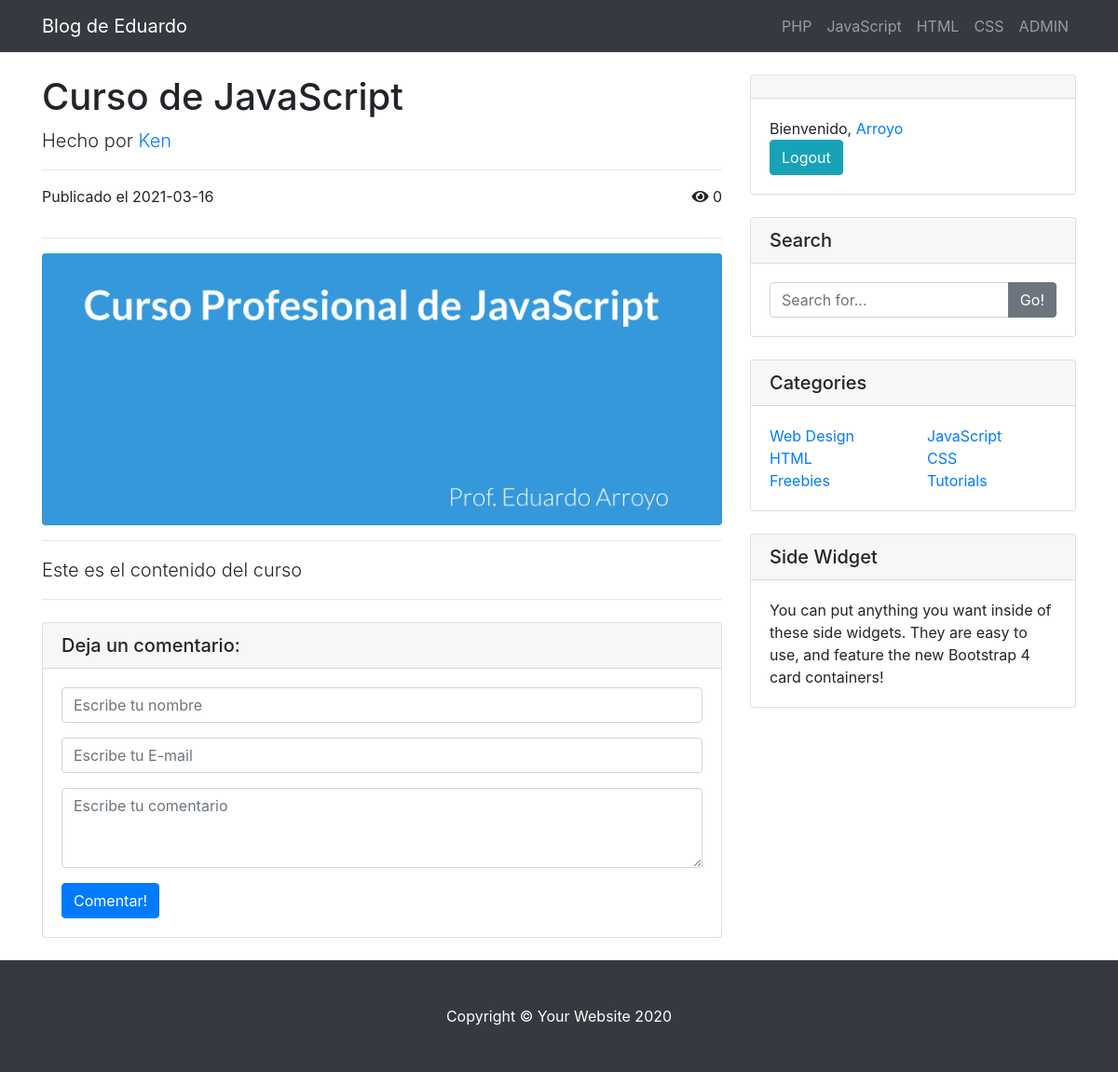
The app's page /post.php?post_id=2 (signed in) with its own data.
### tables this page shows
CREATE TABLE `categorias` (
  `cat_id` int(10) UNSIGNED NOT NULL,
  `cat_nombre` varchar(20) NOT NULL
);

CREATE TABLE `posts` (
  `post_id` int(10) UNSIGNED NOT NULL,
  `post_cat_id` int(10) NOT NULL,
  `post_titulo` varchar(255) NOT NULL,
  `post_autor` varchar(30) NOT NULL,
  `post_fecha` date NOT NULL,
  `post_img` text NOT NULL,
  `post_contenido` text NOT NULL,
  `post_tags` varchar(50) DEFAULT NULL,
  `post_vistas` int(11) NOT NULL DEFAULT 0,
  `post_status` varchar(30) NOT NULL
);

### recursos/funciones.php (called while the page is built, shortened)
<?php
    function f_query($sql){
        global $conexion;
        return mysqli_query($conexion,$sql);
    }
    function f_fetch_array($resultado){
        return mysqli_fetch_array($resultado);
    }
    function f_escape_string($string){
        global $conexion;
        return mysqli_real_escape_string($conexion, $string);
    }
?>

### public/post.php (the view, shortened to what this page needs)
<?php include(TEMPLATE_FRONT . DS . "head.php"); ?>
  <?php include(TEMPLATE_FRONT . DS . "nav.php"); ?>
  <?php
    if(isset($_GET['post_id'])){
      $post_id = f_escape_string(trim($_GET['post_id']));
      $query = f_query("SELECT * FROM posts WHERE post_id = {$post_id}");
      $fila = f_fetch_array($query);
    }
  ?>
  <div class="container">
    <div class="row">
      <div class="col-lg-8">
        <h1 class="mt-4"><?php echo $fila['post_titulo']; ?></h1>
        <p class="lead">
          Hecho por
          <a href="#"><?php echo $fila['post_autor']; ?></a>
        </p>
        <hr>
        <div class="d-flex justify-content-between">
          <p>Publicado el <?php echo $fila['post_fecha']; ?></p>
          <div>
            <i class="fas fa-eye"></i>
            <span><?php echo $fila['post_vistas']; ?></span>
          </div>
        </div>
        <hr>
        <img
          class="img-fluid rounded"
          src="img/<?php echo $fila['post_img']; ?>"
          alt="<?php echo $fila['post_titulo']; ?>"
        >
        <hr>
        <p class="lead"><?php echo $fila['post_contenido']; ?></p>
        <hr>
        <div class="card my-4">
          <h5 class="card-header">Deja un comentario:</h5>
          <div class="card-body">
            <form action="" method="post">
              <div class="form-group">
                <input type="text" class="form-control" name="com_nombre" placeholder="Escribe tu nombre">
              </div>
              <div class="form-group">
                <input type="email" class="form-control" name="com_email" placeholder="Escribe tu E-mail">
              </div>
              <div class="form-group">
                <textarea class="form-control" rows="3" placeholder="Escribe tu comentario" name="com_mensaje"></textarea>
              </div>
              <input type="submit" class="btn btn-primary" name="guardar" value="Comentar!">
            </form>
          </div>
        </div>
      </div>
      <?php include(TEMPLATE_FRONT . DS . "sidebar.php"); ?>
    </div>
  </div>
  <?php include(TEMPLATE_FRONT . DS . "footer.php"); ?>

### recursos/plantillas/front/nav.php (shortened to what this page needs)
<nav class="navbar navbar-expand-lg navbar-dark bg-dark fixed-top">
    <div class="container">
      <a class="navbar-brand" href="./">Blog de Eduardo</a>
      <div class="collapse navbar-collapse" id="navbarResponsive">
        <ul class="navbar-nav ml-auto">
            <?php
                $query = f_query("SELECT * FROM categorias");
                while($fila = f_fetch_array($query)){
                    ?>
                    <li class="nav-item">
                        <a class="nav-link" href="#"><?php echo $fila['cat_nombre'];  ?></a>
                    </li>
                <?php }
            ?>
          <?php
            if(isset($_SESSION['user_rol']) && $_SESSION['user_rol'] == 'admin'){
              ?>
                <li class="nav-item">
                  <a class="nav-link" href="admin">ADMIN</a>
                </li>
            <?php }
          ?>
        </ul>
      </div>
    </div>
</nav>

### public/css/blog-home.css (style rules this page uses)
body { padding-top: 56px; }

### records on screen
categorias: cat_nombre "PHP"
categorias: cat_nombre "JavaScript"
categorias: cat_nombre "HTML"
categorias: cat_nombre "CSS"
posts: post_titulo "Curso de JavaScript", post_autor "Ken", post_fecha "2021-03-16", post_vistas "0", post_img (picture), post_contenido "Este es el contenido del curso"

### other values on screen
$_SESSION['usuario'] "Arroyo"
